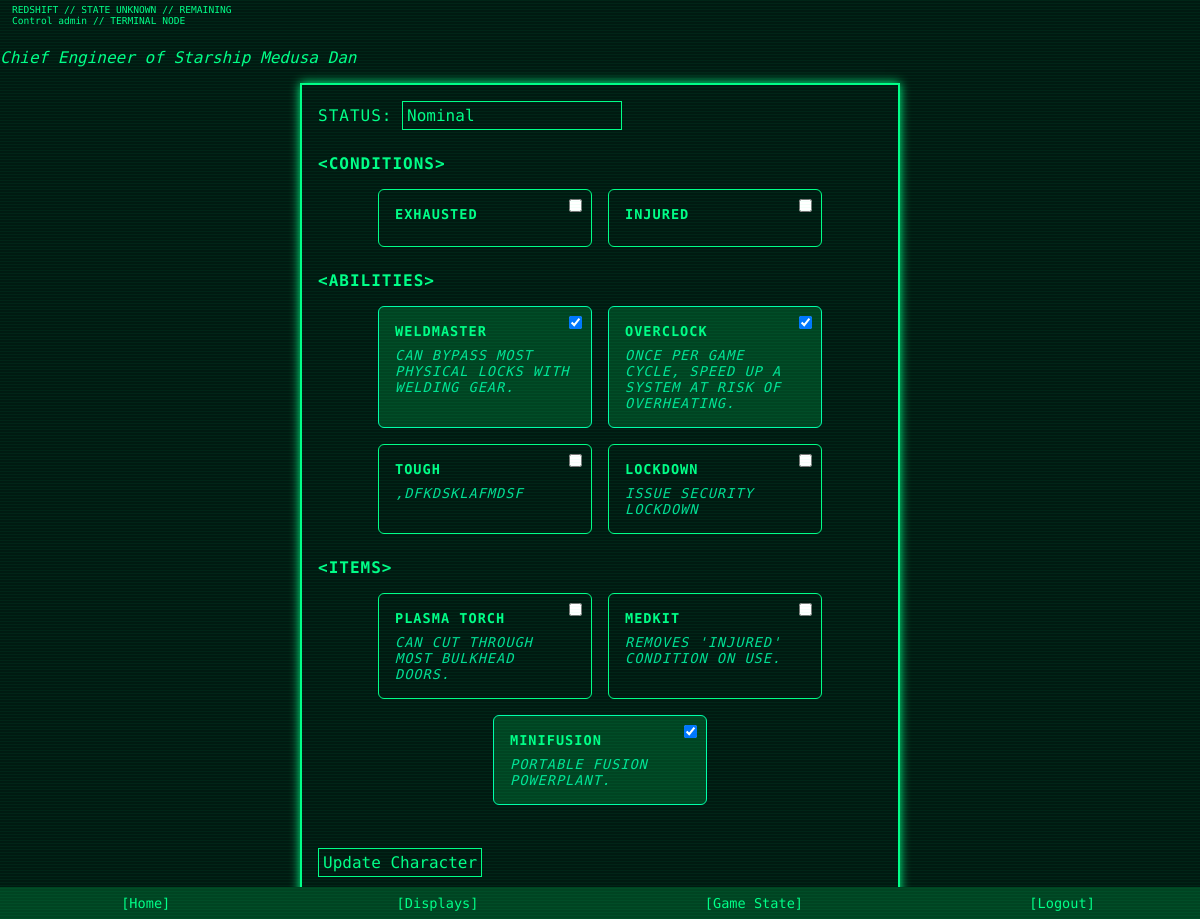
Screenshot of /control/character/2 (signed in) with the database file from the repository.
### app/models.py (models this page shows)
class User(UserMixin, db.Model):
    id = db.Column(db.Integer, primary_key=True)
    username = db.Column(db.String(64), unique=True, nullable=False)
    email = db.Column(db.String(120), unique=True, nullable=False)
    password = db.Column(db.String(128), nullable=False)
    is_verified = db.Column(db.Boolean, default=False)
    role = db.Column(db.String(20), default='Player')  # 'Player' or 'Control'
    theme = db.Column(db.String(32), default='theme-green')
    character = db.relationship("Character", backref="user", uselist=False)

class Character(db.Model):
    id = db.Column(db.Integer, primary_key=True)
    first_name = db.Column(db.String(64))
    surname = db.Column(db.String(64))
    position = db.Column(db.String(100))
    affiliation = db.Column(db.String(100))
    status = db.Column(db.String(50), default="Nominal")
    image_filename = db.Column(db.String(128))  # optional
    abilities = db.Column(db.PickleType, default=list)   # List of strings
    conditions = db.Column(db.PickleType, default=list)  # List of strings (empty at start)
    items = db.Column(db.PickleType, default=list)        # List of strings
    claim_code = db.Column(db.String(16), unique=True, nullable=True)
    claimed = db.Column(db.Boolean, default=False)
    user_id = db.Column(db.Integer, db.ForeignKey('user.id'), nullable=True)

class Condition(db.Model):
    id = db.Column(db.Integer, primary_key=True)
    name = db.Column(db.String(100), unique=True, nullable=False)
    effect = db.Column(db.Text)

class Ability(db.Model):
    id = db.Column(db.Integer, primary_key=True)
    name = db.Column(db.String(100), unique=True, nullable=False)
    description = db.Column(db.Text)

class Item(db.Model):
    id = db.Column(db.Integer, primary_key=True)
    name = db.Column(db.String(100), unique=True, nullable=False)
    description = db.Column(db.Text)
    code = db.Column(db.String(10), unique=True, nullable=False)

### app/routes.py (the view, shortened to what this page needs)
@main_bp.route('/control/character/<int:char_id>', methods=['GET', 'POST'])
@login_required
def edit_character_control(char_id):
    if current_user.role != 'Control':
        abort(403)
    char = Character.query.get_or_404(char_id)
    all_items = Item.query.all()
    all_abilities = Ability.query.all()
    all_conditions = Condition.query.all()
    return render_template(
        'edit_character_control.html',
        char=char,
        all_items=all_items,
        all_abilities=all_abilities,
        all_conditions=all_conditions
    )

### app/models.py (called while the page is built)
@login_manager.user_loader
def load_user(user_id):
    return User.query.get(int(user_id))

### app/templates/edit_character_control.html (shortened to what this page needs)
{% extends "base.html" %}
{% block content %}
<h2>Edit: {{ char.name }}</h2>
<p><em>{{ char.position }} of {{ char.affiliation }}</em></p>
<form method="post">
  <label>Status:</label>
  <input type="text" name="status" value="{{ char.status }}" required>
  <h3>Conditions</h3>
  <div class="card-grid">
    {% for cond in all_conditions %}
      <label class="card {% if cond.name in char.conditions %}checked{% endif %}">
        <input type="checkbox" name="conditions" value="{{ cond.name }}"
               {% if cond.name in char.conditions %}checked{% endif %}>
        <div class="title">{{ cond.name }}</div>
      </label>
    {% endfor %}
  </div>
  <h3>Abilities</h3>
  <div class="card-grid">
    {% for ability in all_abilities %}
      <label class="card {% if ability.name in char.abilities %}checked{% endif %}">
        <input type="checkbox" name="abilities" value="{{ ability.name }}"
               {% if ability.name in char.abilities %}checked{% endif %}>
        <div class="title">{{ ability.name }}</div>
        <div class="desc">{{ ability.description }}</div>
      </label>
    {% endfor %}
  </div>
  <h3>Items</h3>
  <div class="card-grid">
    {% for item in all_items %}
      <label class="card {% if item.name in char.items %}checked{% endif %}">
        <input type="checkbox" name="items" value="{{ item.name }}"
               {% if item.name in char.items %}checked{% endif %}>
        <div class="title">{{ item.name }}</div>
        <div class="desc">{{ item.description }}</div>
      </label>
    {% endfor %}
  </div>
  <br>
  <button type="submit">Update Character</button>
</form>
{% endblock %}

### app/templates/base.html (shortened to what this page needs)
<!DOCTYPE html>
<html lang="en">
<head>
  <link rel="stylesheet" href="{{ url_for('static', filename='css/retro.css') }}">
</head>
<body class="{{ current_user.theme if current_user.is_authenticated else 'theme-green' }}">
<div class="top-bar">
  REDSHIFT //
  {% if state %} {{ state.current_phase }} {% else %} STATE UNKNOWN {% endif %}
   // {{ time_remaining }} REMAINING<br/>
   {{ current_user.role if current_user.is_authenticated else "GUEST" }} {{ current_user.username }} // TERMINAL NODE
</div>
  {% block content %}{% endblock %}
<div class="nav-bar-bottom">
  {% if current_user.is_authenticated %}
  <a href="{{ url_for('main.dashboard') }}">Home</a>
    {% if current_user.role == 'Control' %}
    <a href="{{ url_for('main.manage_displays') }}">Displays</a>
    <a href="{{ url_for('main.control_game_state') }}">Game State</a>
    {% else %}
      {% if character %}
        <a href="{{ url_for('main.edit_character') }}">Edit</a>
      {% else %}
        <a href="{{ url_for('main.create_character') }}">Create Char</a>
      {% endif %}
    {% endif %}
    <a href="{{ url_for('auth.logout') }}">Logout</a>
  {% else %}
    <a href="{{ url_for('auth.login') }}">Login</a>
    <a href="{{ url_for('auth.register') }}">Register</a>
  {% endif %}
</div>
</body>
</html>

### app/static/css/retro.css (style rules this page uses)
:root { --color-bg: #001a11; }
.theme-green { --color-fg: #00ff88; --color-accent: #00ffaa; --color-border: #00cc88; --color-muted: #004422; }
@media (min-width: 600px) { body { background-color: var(--color-bg); color: var(--color-fg); font-family: 'Share Tech Mono', monospace; margin: 0; padding: 0; animation: flickerAnim 3.6s infinite alternate; } }
@media (min-width: 600px) { a, h1, h2, h3, p, label, input, textarea, button, .nav-bar, .panel { animation: flickerAnim 3.6s infinite alternate; } }
@media (min-width: 600px) { body::before { content: ""; position: fixed; top: 0; left: 0; width: 100%; height: 100%; pointer-events: none; background: repeating-linear-gradient( to bottom, rgba(0, 255, 136, 0.05) 0px, rgba(0, 255, 136, 0.05) 1px, transparent 1px, transparent 3px ); z-index: 9999; animation: roll 60s linear infinite; } }
a { text-decoration: none; color: var(--color-fg) }
a:before { content: "["; color: var(--color-fg) }
a:after { content: "]"; color: var(--color-fg) }
form, .panel, .container { border: 2px solid var(--color-fg); padding: 1rem; margin: 1rem auto; max-width: 600px; background-color: var(--color-bg); box-shadow: 0 0 10px var(--color-fg); width: 100%; box-sizing: border-box; }
input, textarea, button { background-color: var(--color-bg); color: var(--color-fg); border: 1px solid var(--color-fg); font-family: inherit; padding: 0.25rem; margin-bottom: 0.5rem; box-sizing: border-box; font-size: 1rem; }
h1, h2, h3, label { text-transform: uppercase; letter-spacing: 1px; font-size: 1rem; }
h3:before { content: "<"; color: var(--color-fg); }
h3:after { content: ">"; color: var(--color-fg); }
.card-grid { display: flex; flex-wrap: wrap; gap: 1rem; justify-content: center; margin-bottom: 1.5rem; }
.card { background-color: var(--color-bg); border: 1px solid var(--color-fg); border-radius: 6px; padding: 1rem; width: 180px; position: relative; cursor: pointer; transition: background 0.2s; text-align: left; font-size: 0.85rem; }
.card input[type="checkbox"] { position: absolute; top: 6px; right: 6px; }
.card .title { font-weight: bold; margin-bottom: 0.5rem; }
.card .desc { font-style: italic; color: var(--color-accent); opacity: 0.85; }
.card.checked { background-color: var(--color-muted); border-color: var(--color-accent); }
.top-bar { position: fixed; top: 0; width: 100%; font-size: 0.6rem; background-color: var(--color-bg); color: var(--color-fg); display: flex; justify-content: left; padding: 0.25rem 0.75rem; z-index: 100; }
.nav-bar-bottom { position: fixed; bottom: 0; width: 100%; background-color: var(--color-muted); display: flex; justify-content: space-around; padding: 0.5rem; z-index: 100; }
.nav-bar-bottom a { font-size: 0.85rem; color: var(--color-fg); text-decoration: none; }

### rows the page displays
User: role "Control", username "admin"
Character: position "Chief Engineer", affiliation "Starship Medusa Dan", status "Nominal"
Condition: name "EXHAUSTED"
Condition: name "INJURED"
Ability: name "☑", name "WELDMASTER", description "CAN BYPASS MOST PHYSICAL LOCKS WITH WELDING GEAR."
Ability: name "☑", name "OVERCLOCK", description "ONCE PER GAME CYCLE, SPEED UP A SYSTEM AT RISK OF OVERHEATING."
Ability: name "TOUGH", description ",DFKDSKLAFMDSF"
Ability: name "LOCKDOWN", description "ISSUE SECURITY LOCKDOWN"
Item: name "PLASMA TORCH", description "CAN CUT THROUGH MOST BULKHEAD DOORS."
Item: name "MEDKIT", description "REMOVES 'INJURED' CONDITION ON USE."
Item: name "☑", name "MINIFUSION", description "PORTABLE FUSION POWERPLANT."
